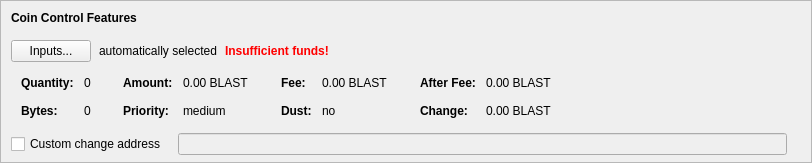
    <widget class="QFrame" name="frameCoinControl">
     <property name="sizePolicy">
      <sizepolicy hsizetype="Expanding" vsizetype="Expanding">
       <horstretch>0</horstretch>
       <verstretch>0</verstretch>
      </sizepolicy>
     </property>
     <property name="maximumSize">
      <size>
       <width>16777215</width>
       <height>16777215</height>
      </size>
     </property>
     <property name="frameShape">
      <enum>QFrame::StyledPanel</enum>
     </property>
     <property name="frameShadow">
      <enum>QFrame::Sunken</enum>
     </property>
     <layout class="QVBoxLayout" name="verticalLayoutCoinControl2">
      <property name="spacing">
       <number>0</number>
      </property>
      <property name="leftMargin">
       <number>0</number>
      </property>
      <property name="topMargin">
       <number>0</number>
      </property>
      <property name="rightMargin">
       <number>0</number>
      </property>
      <property name="bottomMargin">
       <number>6</number>
      </property>
      <item>
       <layout class="QVBoxLayout" name="verticalLayoutCoinControl" stretch="0,0,0,0,1">
        <property name="spacing">
         <number>0</number>
        </property>
        <property name="leftMargin">
         <number>10</number>
        </property>
        <property name="topMargin">
         <number>10</number>
        </property>
        <item>
         <layout class="QHBoxLayout" name="horizontalLayoutCoinControl1">
          <property name="bottomMargin">
           <number>15</number>
          </property>
          <item>
           <widget class="QLabel" name="labelCoinControlFeatures">
            <property name="sizePolicy">
             <sizepolicy hsizetype="Preferred" vsizetype="Maximum">
              <horstretch>0</horstretch>
              <verstretch>0</verstretch>
             </sizepolicy>
            </property>
            <property name="font">
             <font>
              <weight>75</weight>
              <bold>true</bold>
             </font>
            </property>
            <property name="styleSheet">
             <string notr="true">font-weight:bold;</string>
            </property>
            <property name="text">
             <string>Coin Control Features</string>
            </property>
           </widget>
          </item>
         </layout>
        </item>
        <item>
         <layout class="QHBoxLayout" name="horizontalLayoutCoinControl2" stretch="0,0,0,0">
          <property name="spacing">
           <number>8</number>
          </property>
          <property name="bottomMargin">
           <number>10</number>
          </property>
          <item>
           <widget class="QPushButton" name="pushButtonCoinControl">
            <property name="styleSheet">
             <string notr="true"/>
            </property>
            <property name="text">
             <string>Inputs...</string>
            </property>
            <property name="autoDefault">
             <bool>false</bool>
            </property>
           </widget>
          </item>
          <item>
           <widget class="QLabel" name="labelCoinControlAutomaticallySelected">
            <property name="text">
             <string>automatically selected</string>
            </property>
            <property name="margin">
             <number>5</number>
            </property>
           </widget>
          </item>
          <item>
           <widget class="QLabel" name="labelCoinControlInsuffFunds">
            <property name="font">
             <font>
              <weight>75</weight>
              <bold>true</bold>
             </font>
            </property>
            <property name="styleSheet">
             <string notr="true">color:red;font-weight:bold;</string>
            </property>
            <property name="text">
             <string>Insufficient funds!</string>
            </property>
            <property name="margin">
             <number>5</number>
            </property>
           </widget>
          </item>
          <item>
           <spacer name="horizontalSpacerCoinControl">
            <property name="orientation">
             <enum>Qt::Horizontal</enum>
            </property>
            <property name="sizeHint" stdset="0">
             <size>
              <width>40</width>
              <height>1</height>
             </size>
            </property>
           </spacer>
          </item>
         </layout>
        </item>
        <item>
         <widget class="QWidget" name="widgetCoinControl" native="true">
          <property name="sizePolicy">
           <sizepolicy hsizetype="Preferred" vsizetype="Preferred">
            <horstretch>0</horstretch>
            <verstretch>0</verstretch>
           </sizepolicy>
          </property>
          <property name="minimumSize">
           <size>
            <width>0</width>
            <height>0</height>
           </size>
          </property>
          <property name="styleSheet">
           <string notr="true"/>
          </property>
          <layout class="QHBoxLayout" name="horizontalLayoutCoinControl5">
           <property name="leftMargin">
            <number>0</number>
           </property>
           <property name="topMargin">
            <number>0</number>
           </property>
           <property name="rightMargin">
            <number>0</number>
           </property>
           <property name="bottomMargin">
            <number>0</number>
           </property>
           <item>
            <layout class="QHBoxLayout" name="horizontalLayoutCoinControl3" stretch="0,0,0,1">
             <property name="spacing">
              <number>20</number>
             </property>
             <property name="topMargin">
              <number>0</number>
             </property>
             <property name="bottomMargin">
              <number>10</number>
             </property>
             <item>
              <layout class="QFormLayout" name="formLayoutCoinControl1">
               <property name="horizontalSpacing">
                <number>10</number>
               </property>
               <property name="verticalSpacing">
                <number>14</number>
               </property>
               <property name="leftMargin">
                <number>10</number>
               </property>
               <property name="topMargin">
                <number>4</number>
               </property>
               <property name="rightMargin">
                <number>6</number>
               </property>
               <item row="0" column="0">
                <widget class="QLabel" name="labelCoinControlQuantityText">
                 <property name="font">
                  <font>
                   <weight>75</weight>
                   <bold>true</bold>
                  </font>
                 </property>
                 <property name="text">
                  <string>Quantity:</string>
                 </property>
                 <property name="margin">
                  <number>0</number>
                 </property>
                </widget>
               </item>
               <item row="0" column="1">
                <widget class="QLabel" name="labelCoinControlQuantity">
                 <property name="cursor">
                  <cursorShape>IBeamCursor</cursorShape>
                 </property>
                 <property name="contextMenuPolicy">
                  <enum>Qt::ActionsContextMenu</enum>
                 </property>
                 <property name="text">
                  <string notr="true">0</string>
                 </property>
                 <property name="margin">
                  <number>0</number>
                 </property>
                 <property name="textInteractionFlags">
                  <set>Qt::LinksAccessibleByMouse|Qt::TextSelectableByKeyboard|Qt::TextSelectableByMouse</set>
                 </property>
                </widget>
               </item>
               <item row="1" column="0">
                <widget class="QLabel" name="labelCoinControlBytesText">
                 <property name="font">
                  <font>
                   <weight>75</weight>
                   <bold>true</bold>
                  </font>
                 </property>
                 <property name="text">
                  <string>Bytes:</string>
                 </property>
                </widget>
               </item>
               <item row="1" column="1">
                <widget class="QLabel" name="labelCoinControlBytes">
                 <property name="cursor">
                  <cursorShape>IBeamCursor</cursorShape>
                 </property>
                 <property name="contextMenuPolicy">
                  <enum>Qt::ActionsContextMenu</enum>
                 </property>
                 <property name="text">
                  <string notr="true">0</string>
                 </property>
                 <property name="textInteractionFlags">
                  <set>Qt::LinksAccessibleByMouse|Qt::TextSelectableByKeyboard|Qt::TextSelectableByMouse</set>
                 </property>
                </widget>
               </item>
              </layout>
             </item>
             <item>
              <layout class="QFormLayout" name="formLayoutCoinControl2">
               <property name="horizontalSpacing">
                <number>10</number>
               </property>
               <property name="verticalSpacing">
                <number>14</number>
               </property>
               <property name="leftMargin">
                <number>6</number>
               </property>
               <property name="topMargin">
                <number>4</number>
               </property>
               <property name="rightMargin">
                <number>6</number>
               </property>
               <item row="0" column="0">
                <widget class="QLabel" name="labelCoinControlAmountText">
                 <property name="font">
                  <font>
                   <weight>75</weight>
                   <bold>true</bold>
                  </font>
                 </property>
                 <property name="text">
                  <string>Amount:</string>
                 </property>
                 <property name="margin">
                  <number>0</number>
                 </property>
                </widget>
               </item>
               <item row="0" column="1">
                <widget class="QLabel" name="labelCoinControlAmount">
                 <property name="cursor">
                  <cursorShape>IBeamCursor</cursorShape>
                 </property>
                 <property name="contextMenuPolicy">
                  <enum>Qt::ActionsContextMenu</enum>
                 </property>
                 <property name="text">
                  <string notr="true">0.00 BLAST</string>
                 </property>
                 <property name="textInteractionFlags">
                  <set>Qt::LinksAccessibleByMouse|Qt::TextSelectableByKeyboard|Qt::TextSelectableByMouse</set>
                 </property>
                </widget>
               </item>
               <item row="1" column="0">
                <widget class="QLabel" name="labelCoinControlPriorityText">
                 <property name="font">
                  <font>
                   <weight>75</weight>
                   <bold>true</bold>
                  </font>
                 </property>
                 <property name="text">
                  <string>Priority:</string>
                 </property>
                </widget>
               </item>
               <item row="1" column="1">
                <widget class="QLabel" name="labelCoinControlPriority">
                 <property name="cursor">
                  <cursorShape>IBeamCursor</cursorShape>
                 </property>
                 <property name="contextMenuPolicy">
                  <enum>Qt::ActionsContextMenu</enum>
                 </property>
                 <property name="text">
                  <string notr="true">medium</string>
                 </property>
                 <property name="textInteractionFlags">
                  <set>Qt::LinksAccessibleByMouse|Qt::TextSelectableByKeyboard|Qt::TextSelectableByMouse</set>
                 </property>
                </widget>
               </item>
              </layout>
             </item>
             <item>
              <layout class="QFormLayout" name="formLayoutCoinControl3">
               <property name="horizontalSpacing">
                <number>10</number>
               </property>
               <property name="verticalSpacing">
                <number>14</number>
               </property>
               <property name="leftMargin">
                <number>6</number>
               </property>
               <property name="topMargin">
                <number>4</number>
               </property>
               <property name="rightMargin">
                <number>6</number>
               </property>
               <item row="0" column="0">
                <widget class="QLabel" name="labelCoinControlFeeText">
                 <property name="font">
                  <font>
                   <weight>75</weight>
                   <bold>true</bold>
                  </font>
                 </property>
                 <property name="text">
                  <string>Fee:</string>
                 </property>
                 <property name="margin">
                  <number>0</number>
                 </property>
                </widget>
               </item>
               <item row="0" column="1">
                <widget class="QLabel" name="labelCoinControlFee">
                 <property name="cursor">
                  <cursorShape>IBeamCursor</cursorShape>
                 </property>
                 <property name="contextMenuPolicy">
                  <enum>Qt::ActionsContextMenu</enum>
                 </property>
                 <property name="text">
                  <string notr="true">0.00 BLAST</string>
                 </property>
                 <property name="textInteractionFlags">
                  <set>Qt::LinksAccessibleByMouse|Qt::TextSelectableByKeyboard|Qt::TextSelectableByMouse</set>
                 </property>
                </widget>
               </item>
               <item row="1" column="0">
                <widget class="QLabel" name="labelCoinControlLowOutputText">
                 <property name="font">
                  <font>
                   <weight>75</weight>
                   <bold>true</bold>
                  </font>
                 </property>
                 <property name="text">
                  <string>Dust:</string>
                 </property>
                </widget>
               </item>
               <item row="1" column="1">
                <widget class="QLabel" name="labelCoinControlLowOutput">
                 <property name="cursor">
                  <cursorShape>IBeamCursor</cursorShape>
                 </property>
                 <property name="contextMenuPolicy">
                  <enum>Qt::ActionsContextMenu</enum>
                 </property>
                 <property name="text">
                  <string notr="true">no</string>
                 </property>
                 <property name="textInteractionFlags">
                  <set>Qt::LinksAccessibleByMouse|Qt::TextSelectableByKeyboard|Qt::TextSelectableByMouse</set>
                 </property>
                </widget>
               </item>
              </layout>
             </item>
             <item>
              <layout class="QFormLayout" name="formLayoutCoinControl4">
               <property name="horizontalSpacing">
                <number>10</number>
               </property>
               <property name="verticalSpacing">
                <number>14</number>
               </property>
               <property name="leftMargin">
                <number>6</number>
               </property>
               <property name="topMargin">
                <number>4</number>
               </property>
               <property name="rightMargin">
                <number>6</number>
               </property>
               <item row="0" column="0">
                <widget class="QLabel" name="labelCoinControlAfterFeeText">
                 <property name="font">
                  <font>
                   <weight>75</weight>
                   <bold>true</bold>
                  </font>
                 </property>
                 <property name="text">
                  <string>After Fee:</string>
                 </property>
                 <property name="margin">
                  <number>0</number>
                 </property>
                </widget>
               </item>
               <item row="0" column="1">
                <widget class="QLabel" name="labelCoinControlAfterFee">
                 <property name="cursor">
                  <cursorShape>IBeamCursor</cursorShape>
                 </property>
                 <property name="contextMenuPolicy">
                  <enum>Qt::ActionsContextMenu</enum>
                 </property>
                 <property name="text">
                  <string notr="true">0.00 BLAST</string>
                 </property>
                 <property name="textInteractionFlags">
                  <set>Qt::LinksAccessibleByMouse|Qt::TextSelectableByKeyboard|Qt::TextSelectableByMouse</set>
                 </property>
                </widget>
               </item>
               <item row="1" column="0">
                <widget class="QLabel" name="labelCoinControlChangeText">
                 <property name="font">
                  <font>
                   <weight>75</weight>
                   <bold>true</bold>
                  </font>
                 </property>
                 <property name="text">
                  <string>Change:</string>
                 </property>
                </widget>
               </item>
               <item row="1" column="1">
                <widget class="QLabel" name="labelCoinControlChange">
                 <property name="cursor">
                  <cursorShape>IBeamCursor</cursorShape>
                 </property>
                 <property name="contextMenuPolicy">
                  <enum>Qt::ActionsContextMenu</enum>
                 </property>
                 <property name="text">
                  <string notr="true">0.00 BLAST</string>
                 </property>
                 <property name="textInteractionFlags">
                  <set>Qt::LinksAccessibleByMouse|Qt::TextSelectableByKeyboard|Qt::TextSelectableByMouse</set>
                 </property>
                </widget>
               </item>
              </layout>
             </item>
            </layout>
           </item>
          </layout>
         </widget>
        </item>
        <item>
         <layout class="QHBoxLayout" name="horizontalLayoutCoinControl4" stretch="0,0,0">
          <property name="spacing">
           <number>12</number>
          </property>
          <property name="sizeConstraint">
           <enum>QLayout::SetDefaultConstraint</enum>
          </property>
          <property name="topMargin">
           <number>5</number>
          </property>
          <property name="rightMargin">
           <number>5</number>
          </property>
          <item>
           <widget class="QCheckBox" name="checkBoxCoinControlChange">
            <property name="toolTip">
             <string>If this is activated, but the change address is empty or invalid, change will be sent to a newly generated address.</string>
            </property>
            <property name="text">
             <string>Custom change address</string>
            </property>
           </widget>
          </item>
          <item>
           <widget class="QValidatedLineEdit" name="lineEditCoinControlChange">
            <property name="enabled">
             <bool>false</bool>
            </property>
            <property name="sizePolicy">
             <sizepolicy hsizetype="Expanding" vsizetype="Fixed">
              <horstretch>0</horstretch>
              <verstretch>0</verstretch>
             </sizepolicy>
            </property>
           </widget>
          </item>
          <item>
           <widget class="QLabel" name="labelCoinControlChangeLabel">
            <property name="sizePolicy">
             <sizepolicy hsizetype="Preferred" vsizetype="Expanding">
              <horstretch>0</horstretch>
              <verstretch>0</verstretch>
             </sizepolicy>
            </property>
            <property name="minimumSize">
             <size>
              <width>0</width>
              <height>0</height>
             </size>
            </property>
            <property name="text">
             <string/>
            </property>
            <property name="margin">
             <number>3</number>
            </property>
           </widget>
          </item>
         </layout>
        </item>
        <item>
         <spacer name="verticalSpacerCoinControl">
          <property name="orientation">
           <enum>Qt::Vertical</enum>
          </property>
          <property name="sizeHint" stdset="0">
           <size>
            <width>800</width>
            <height>1</height>
           </size>
          </property>
         </spacer>
        </item>
       </layout>
      </item>
     </layout>
    </widget>
